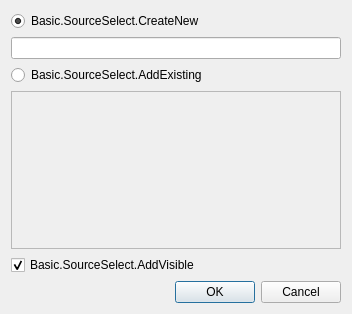
<?xml version="1.0" encoding="UTF-8"?>
<?xml-model href="XML-Schema-Qt5.15.xsd" ?>
<ui version="4.0">
 <class>OBSBasicSourceSelect</class>
 <widget class="QDialog" name="OBSBasicSourceSelect">
  <property name="windowModality">
   <enum>Qt::WindowModal</enum>
  </property>
  <property name="geometry">
   <rect>
    <x>0</x>
    <y>0</y>
    <width>352</width>
    <height>314</height>
   </rect>
  </property>
  <property name="windowTitle">
   <string>Basic.SourceSelect</string>
  </property>
  <layout class="QVBoxLayout" name="verticalLayout">
   <item>
    <layout class="QVBoxLayout" name="verticalLayout_2">
     <item>
      <widget class="QRadioButton" name="createNew">
       <property name="text">
        <string>Basic.SourceSelect.CreateNew</string>
       </property>
       <property name="checked">
        <bool>true</bool>
       </property>
      </widget>
     </item>
     <item>
      <widget class="QLineEdit" name="sourceName"/>
     </item>
     <item>
      <widget class="QRadioButton" name="selectExisting">
       <property name="text">
        <string>Basic.SourceSelect.AddExisting</string>
       </property>
      </widget>
     </item>
     <item>
      <widget class="QListWidget" name="sourceList">
       <property name="enabled">
        <bool>false</bool>
       </property>
       <property name="sortingEnabled">
        <bool>true</bool>
       </property>
      </widget>
     </item>
     <item>
      <widget class="QCheckBox" name="sourceVisible">
       <property name="text">
        <string>Basic.SourceSelect.AddVisible</string>
       </property>
       <property name="checked">
        <bool>true</bool>
       </property>
      </widget>
     </item>
    </layout>
   </item>
   <item>
    <widget class="QDialogButtonBox" name="buttonBox">
     <property name="standardButtons">
      <set>QDialogButtonBox::Cancel|QDialogButtonBox::Ok</set>
     </property>
    </widget>
   </item>
  </layout>
 </widget>
 <resources/>
 <connections>
  <connection>
   <sender>createNew</sender>
   <signal>toggled(bool)</signal>
   <receiver>sourceName</receiver>
   <slot>setEnabled(bool)</slot>
   <hints>
    <hint type="sourcelabel">
     <x>79</x>
     <y>29</y>
    </hint>
    <hint type="destinationlabel">
     <x>108</x>
     <y>53</y>
    </hint>
   </hints>
  </connection>
  <connection>
   <sender>selectExisting</sender>
   <signal>toggled(bool)</signal>
   <receiver>sourceList</receiver>
   <slot>setEnabled(bool)</slot>
   <hints>
    <hint type="sourcelabel">
     <x>51</x>
     <y>80</y>
    </hint>
    <hint type="destinationlabel">
     <x>65</x>
     <y>128</y>
    </hint>
   </hints>
  </connection>
 </connections>
</ui>
